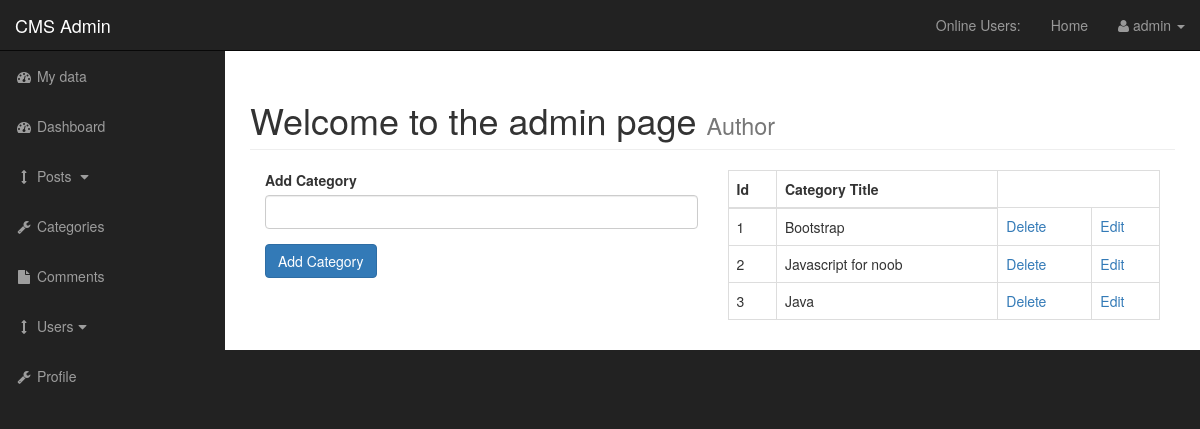
Page /admin/categories.php (signed in) on the committed database.
### tables this page shows
CREATE TABLE `categories` (
  `cat_id` int(3) NOT NULL,
  `user_id` int(11) NOT NULL,
  `cat_title` varchar(255) NOT NULL
);

### admin/functions.php (the view, shortened to what this page needs)
<?php
function findAllCategories(){
    global $bdd;
    $query_category_admin = "SELECT * FROM categories";
    $select_categories_admin = $bdd->prepare($query_category_admin);
    $select_categories_admin->execute();
    while($row = $select_categories_admin->fetch(PDO::FETCH_ASSOC)){
        $cat_id = $row['cat_id'];
        $cat_title = $row['cat_title'];
        echo  "<tr>";
        echo "<td>{$cat_id}</td>";
        echo "<td>{$cat_title}</td>";
        echo "<td><a href='categories.php?delete={$cat_id}'>Delete</a></td>";
        echo "<td><a href='categories.php?edit={$cat_id}'>Edit</a></td>";
        echo "</tr>";
    }
}
function is_admin(){
    global $bdd;
    if(isLoggedIn()){
        $query = "SELECT user_role FROM users WHERE user_id = '".$_SESSION['user_id']."'";
        $select_username = $bdd->prepare($query);
        $select_username->execute();
        $row = $select_username->fetch();
        if($row['user_role'] == 'admin'){
            return true;
        }else{
            return false;
        }
    }
    return false;
}
function isLoggedIn(){
    if(isset($_SESSION['user_role'])){
        return true;
    }
    return false;
}

### admin/includes/admin_header.php (shortened to what this page needs)
<!DOCTYPE html>
<html lang="en">
<head>
    <link href="css/bootstrap.min.css" rel="stylesheet">
    <link href="css/sb-admin.css" rel="stylesheet">
    <link href="font-awesome/css/font-awesome.min.css" rel="stylesheet" type="text/css">
    <link href="css/loader.css" rel="stylesheet" type="text/css">
</head>
<body>

### admin/categories.php (shortened to what this page needs)
<?php include "includes/admin_header.php"; ?>
<?php include "functions.php"; ?>
    <div id="wrapper">
        <?php include "includes/admin_navigation.php" ?>
        <div id="page-wrapper">
            <div class="container-fluid">
                <div class="row">
                    <div class="col-lg-12">
                        <h1 class="page-header">
                            Welcome to the admin page
                            <small>Author</small>
                        </h1>
                        <div class="col-xs-6">
                        <form action="" method="post">
                            <div class="form-group">
                                <label for="cat-title">Add Category</label>
                                <input class="form-control" type="text" name="cat_title">
                            </div>
                            <div class="form-group">
                                <input class="btn btn-primary" type="submit" name="submit" value="Add Category">
                            </div>
                        </form>
                        </div>
                        <div class="col-xs-6">
                        <table class="table table-bordered table-hover">
                            <thead>
                                <tr>
                                    <th>Id</th>
                                    <th>Category Title</th>
                                </tr>
                            </thead>
                            <tbody>
                            <?php findAllCategories(); ?>
                            </tbody>
                        </table>
                        </div>
                    </div>
                </div>
            </div>
        </div>
        <?php include "includes/admin_footer.php" ?>

### admin/includes/admin_navigation.php (shortened to what this page needs)
<nav class="navbar navbar-inverse navbar-fixed-top" role="navigation">
            <div class="navbar-header">
                <a class="navbar-brand" href="/cms/admin">CMS Admin</a>
            </div>
            <ul class="nav navbar-right top-nav">
                <li><a href="">Online Users:<span class="useronline"></span></a></li>
                <li><a href="../index.php">Home</a></li>
                <li class="dropdown">
                    <a href="#" class="dropdown-toggle" data-toggle="dropdown"><i class="fa fa-user"></i>
                        <?php
                            if(isset($_SESSION['username'])){
                                echo $_SESSION['username'];
                            }
                        ?>
                     <b class="caret"></b></a>
                </li>
            </ul>
            <div class="collapse navbar-collapse navbar-ex1-collapse">
                <ul class="nav navbar-nav side-nav">
                    <li>
                        <a href="index.php"><i class="fa fa-fw fa-dashboard"></i> My data</a>
                    </li>
                    <?php if(is_admin()): ?>
                    <li>
                        <a href="dashboard.php"><i class="fa fa-fw fa-dashboard"></i> Dashboard</a>
                    </li>
                    <?php endif; ?>
                    <li>
                        <a href="javascript:;" data-toggle="collapse" data-target="#posts_dropdown"><i class="fa fa-fw fa-arrows-v"></i> Posts <i class="fa fa-fw fa-caret-down"></i></a>
                    </li>
                    <li>
                        <a href="categories.php"><i class="fa fa-fw fa-wrench"></i> Categories</a>
                    </li>
                    <li>
                        <a href="comments.php"><i class="fa fa-fw fa-file"></i> Comments</a>
                    </li>
                    <li>
                        <a href="javascript:;" data-toggle="collapse" data-target="#demo"><i class="fa fa-fw fa-arrows-v"></i> Users<i class="fa fa-fw fa-caret-down"></i></a>
                    </li>
                    <li>
                        <a href="profile.php"><i class="fa fa-fw fa-wrench"></i> Profile</a>
                    </li>
                </ul>
            </div>
        </nav>

### admin/includes/admin_footer.php (shortened to what this page needs)
    </div>
</body>
</html>

### admin/css/sb-admin.css (style rules this page uses)
body { margin-top: 100px; background-color: #222; }
@media (min-width:768px) { body { margin-top: 50px; } }
#wrapper { padding-left: 0; }
#page-wrapper { width: 100%; padding: 0; background-color: #fff; }
@media (min-width:768px) { #wrapper { padding-left: 225px; } }
@media (min-width:768px) { #page-wrapper { padding: 10px; } }
.top-nav { padding: 0 15px; }
.top-nav>li { display: inline-block; float: left; }
.top-nav>li>a { padding-top: 15px; padding-bottom: 15px; line-height: 20px; color: #999; }
@media (min-width:768px) { .side-nav { position: fixed; top: 51px; left: 225px; width: 225px; margin-left: -225px; border: none; border-radius: 0; overflow-y: auto; background-color: #222; } }
@media (min-width:768px) { .side-nav>li>a { width: 225px; } }

### rows in the picture
categories: cat_id "1", cat_title "Bootstrap"
categories: cat_id "2", cat_title "Javascript for noob"
categories: cat_id "3", cat_title "Java"

### other values in the picture
$_SESSION['username'] "admin"
